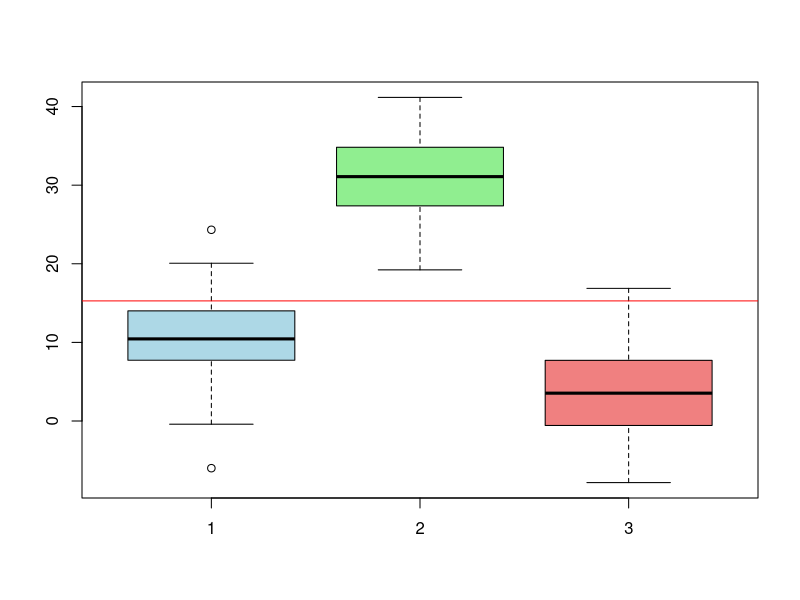

This chart was generated by the following R code:

# Шкала Чеддока
Chaddock_scale <- function(parameter) {
  if (parameter == 0) {
    return("отсутствует")
  } else if (parameter >= 0 & parameter < 0.2) {
    return("очень слабая")
  } else if (parameter >= 0.2 & parameter < 0.3) {
    return("слабая")
  } else if (parameter >= 0.3 & parameter < 0.5) {
    return("умеренная")
  } else if (parameter >= 0.5 & parameter < 0.7) {
    return("заметная")
  } else if (parameter >= 0.7 & parameter < 0.9) {
    return("сильная")
  } else if (parameter >= 0.9 & parameter < 1) {
    return("очень сильная")    
  } else if (parameter == 1) {
    return("функциональная")
  } else {
    return("Parameter out of range")
  }
}




## Генерация нормальных распределений
n <- 40
norm_sample1 <- rnorm(n,mean = 10,sd = 5)
norm_sample2 <- rnorm(n,mean = 30,sd = 5)
norm_sample3 <- rnorm(n,mean = 3,sd = 5)

# Общее среднее и частные средние
cat("\n\t### Общее среднее и частные средние ###\n")
cat("Частные средние:\n")

norm_sample1_mean <- mean(norm_sample1)
norm_sample2_mean <- mean(norm_sample2)
norm_sample3_mean <- mean(norm_sample3)

cat ("Выборка №1: ",norm_sample1_mean, "\n")
cat ("Выборка №2: ",norm_sample2_mean, "\n")
cat ("Выборка №3: ",norm_sample3_mean, "\n")



norm_sample <- c(norm_sample1, norm_sample2 , norm_sample3)

norm_sample_mean <- mean(norm_sample)

cat("Общее среднее: ", norm_sample_mean, "\n")


## Графики для средних

# Создание ящика для каждой выборки
boxplot(norm_sample1, norm_sample2, norm_sample3, col = c("lightblue", "lightgreen", "lightcoral"))

# Добавление горизонтальной линии для общего среднего
abline(h = norm_sample_mean, col = "red")


## Дисперсии

sigma_squared <- 1/n * sum((norm_sample - norm_sample_mean)^2)

sigma1_squared <- 1/n * sum((norm_sample1 - norm_sample1_mean)^2)
sigma2_squared <- 1/n * sum((norm_sample2 - norm_sample1_mean)^2)
sigma3_squared <- 1/n * sum((norm_sample3 - norm_sample1_mean)^2)

# Средняя внутригрупповая дисперсия. | Как правильно это написать на английском? 
sigma_insidegroup_squared_medium <- 1/n * sum(c(sigma1_squared * n, sigma2_squared * n, sigma3_squared * n))

#Межгрупповая дисперсия
sigma_betwines_squared <- 1/n * sum((c(norm_sample1_mean, norm_sample2_mean, norm_sample3_mean)- norm_sample)^2 * n)

cat("\n\t### Дисперсии ###\n")
cat("Общая дисперсия: ", sigma_squared, "\n")
cat("Средняя внутригрупповая дисперсия: ", sigma_insidegroup_squared_medium, "\n")
cat("Межгрупповая дисперсия: ", sigma_betwines_squared, "\n")

cat("Правило сложения дисперсий:\n", sigma_squared, " = ", sigma_insidegroup_squared_medium, " + ", sigma_betwines_squared, " = ",
														   sigma_insidegroup_squared_medium + sigma_betwines_squared, "\n",
														   sep = "")


## Кореляции

# Коэффициент детерминации
eta_square <- 1 - sigma_squared/sigma_betwines_squared 

# Корреляционное отношение
eta <- sqrt(eta_square)

cat("\n\t### Кореляции ###\n")
cat("Коэффицент детерминации: ", eta_square, "\n")
cat("Корреляционное отношение: ", eta, "\n")


# Проверка силы влияния группирующего фактора

cat("По шкале Чеддока связь группирующего фактора ", Chaddock_scale(eta), ".\n", sep = "")
